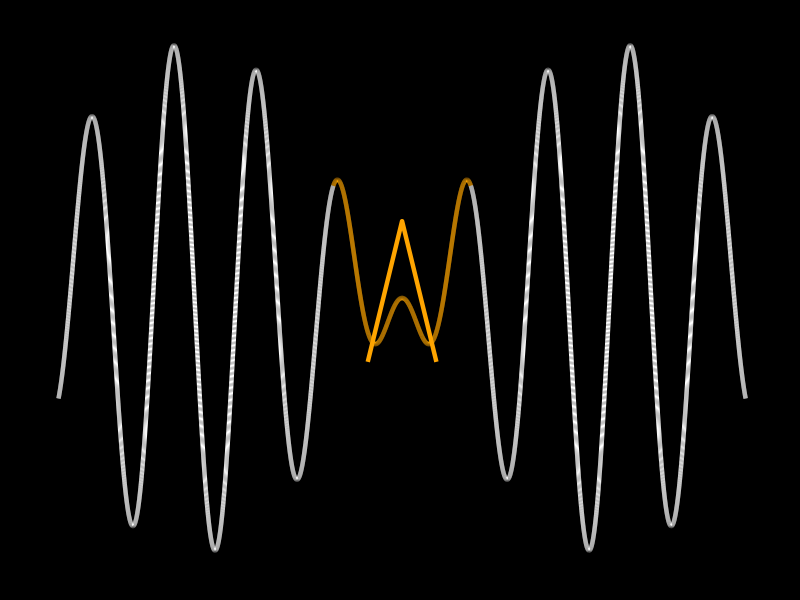
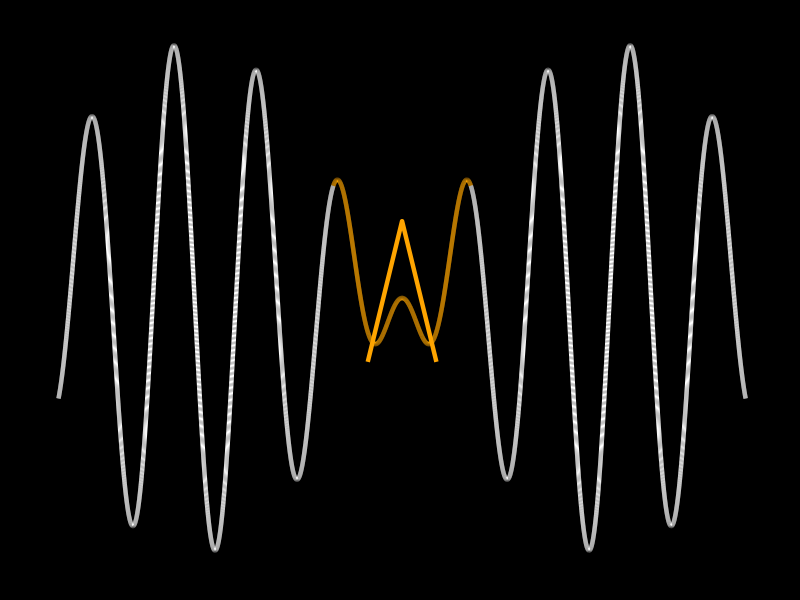

Here is the R script that generated these plots, in order:
library("ggplot2")
library("gridExtra")

theme_AW <- function(base_size = 12, base_family = "") {
  theme_grey(base_size = base_size, base_family = base_family) %+replace%
    theme(
      # Specify axis options
      axis.line = element_blank(),  
      axis.text.x = element_blank(),  
      axis.text.y = element_blank(),  
      axis.ticks = element_blank(),  
      axis.title.x = element_blank(),  
      axis.title.y = element_blank(), 
      # Specify legend options
      legend.position = "none",
      # Specify panel options
      panel.background = element_blank(),  
      panel.border = element_blank(),  
      panel.grid.major = element_blank(),  
      panel.grid.minor = element_blank(),  
      # Specify faceting options
      strip.background = element_rect(fill = "grey30", color = "grey10"),  
      strip.text.x = element_text(size = base_size*0.8, color = "white"),  
      strip.text.y = element_text(size = base_size*0.8, color = "white", angle = -90),  
      # Specify plot options
      plot.background = element_rect(color = "black", fill = "black"),  
      plot.margin = unit(rep(1, 4), "lines")
    )
}

####################################################################

x <- seq(-1.3, 1.3, length.out = 10000)
y1 <- -(sin(2 * x) * sin(20 * x))
y2 <- rep(NA, length(y1))
l <- seq(-0.25, 0.30, length.out = 500)
y2[4501:5000] <- l
y2[5001:5500] <- l[length(l):1]
w1 <- 1:length(x) %in% 4000:6000
w2 <- 1:length(x) %in% 4501:5500
data <- data.frame(x = x, y1 = y1, w1 = w1, y2 = y2, w2 = w2)

p <- ggplot(data) +
  geom_line(aes(x = x, y = y1, colour = (w1 == TRUE), group = 1), size = 1.5) + 
  geom_line(aes(x = x, y = y2, colour = (w2 == TRUE), group = 1), size = 1.5) + 
  theme_AW() +
  scale_colour_manual(values = c("white", "orange"))
p

ggsave("AW2.jpg", p, "jpg", width = 2200, height = 1700, units = "px")